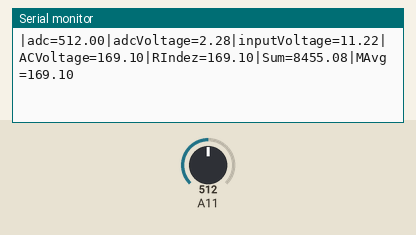
The sketch below on a simulated Arduino Mega 2560, built with avr-gcc and run on an emulated ATmega2560. On the bench: the last lines printed to the serial monitor. The inputs (shaded band) are chosen by the test bench; at power-on: A11 = 512.

Above: at 13.2 s.
13.3 s: A11 set to 306
At 13.47 s:
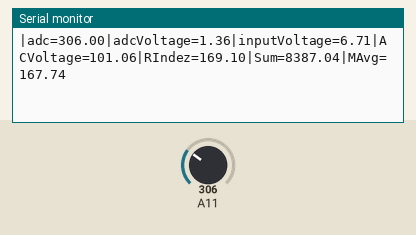
16.3 s: A11 set to 302
At 20.22 s:
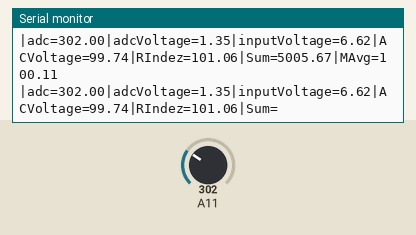
Timing chart, 0 to 20.3 s (numbered marks = the images above; inputs shaded):
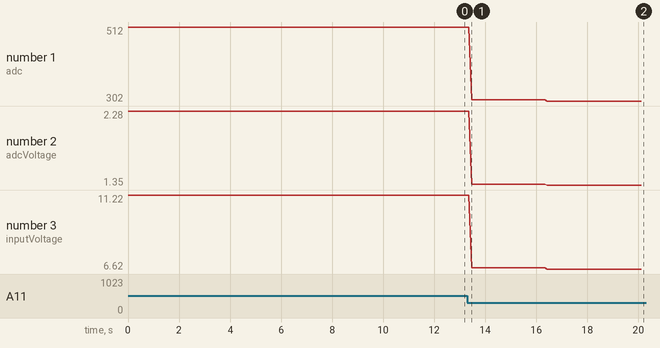

Measured:
- the behaviour switches between 303 and 302 on A11 (found by bisection; images 1 and 2)
- after the input at 13.3 s, the serial monitor: prints a new line after 0.17 s (image 1)
- after the input at 16.3 s, the serial monitor: prints a new line after 0.14 s (image 2)
- plotted number 1: 512 → 306 after the input at 13.3 s, 306 → 302 after the input at 16.3 s
- plotted number 2: 2.28 → 1.36 after the input at 13.3 s, 1.36 → 1.35 after the input at 16.3 s
- plotted number 3: 11.22 → 6.71 after the input at 13.3 s, 6.71 → 6.62 after the input at 16.3 s

The sketch:

VoltageMeasure1.1.ino
```cpp
//-------------------------------------------------------------------------------------------------------------------------------------------------------------------//
//-------------------------------                                     Voltage Sensor Measure Module                                      ----------------------------//
//-------------------------------------------------------------------------------------------------------------------------------------------------------------------//
#define AvgSize 50

uint8_t index = 0;
float sum = 0;
float reading[AvgSize];
float Avg;

float R1 = 47.0;                                                                    // Value resistor 1 in voltage divider circuit
float R2 = 12.0;                                                                    // Value resistor 2 in voltage divider circuit
float ACVoltageRefference = 220.0;                                                  // AC Voltage refference for data measurement
float inputVoltageRefference = 14.6;                                                // Input Voltage refference for data measurement (voltage output from diode bridge)
float constantaCall = 0.9121;

void setup() {
    Serial.begin(9600);                                                             // Serial initialization
}

void loop() {
    float adc = analogRead(A11);                                                     // Read adc
    float voltage = (adc * 5.0 * constantaCall) / 1023.0;                                           // Formula read voltage from adc (voltage = adc * Vreff/1023)
    float inputVoltage = voltage * (R1+R2)/R2;                                      // Voltage divider fromula (Vout = R2/(R1+R2)*Vin)
    float ACVoltage = inputVoltage * (ACVoltageRefference/inputVoltageRefference);  // Formula comparison to measure AC Voltage (AC Voltage = ACVoltage/InputVoltage)

    // Moving Avarage Method
    sum = sum - reading[index];
    reading[index] = ACVoltage;
    sum = sum + reading[index];
    index = index + 1;
    if(index >= AvgSize){
      index = 0;
    }
    Avg = sum/AvgSize;

    // Serial print all value measurement
    Serial.print("|adc=");Serial.print(adc);
    Serial.print("|adcVoltage=");Serial.print(voltage);
    Serial.print("|inputVoltage=");Serial.print(inputVoltage);
    Serial.print("|ACVoltage=");Serial.print(ACVoltage);
    Serial.print("|RIndez=");Serial.print(reading[index]);
    Serial.print("|Sum=");Serial.print(sum);
    Serial.print("|MAvg=");Serial.println(Avg);
//    delay(100);
}
```
